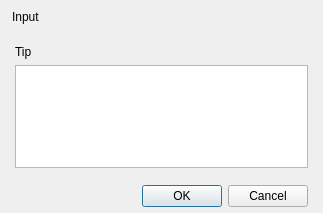
<?xml version="1.0" encoding="UTF-8"?>
<ui version="4.0">
 <class>PlainTextInput</class>
 <widget class="QDialog" name="PlainTextInput">
  <property name="geometry">
   <rect>
    <x>0</x>
    <y>0</y>
    <width>323</width>
    <height>213</height>
   </rect>
  </property>
  <property name="windowTitle">
   <string>PlainTextInput</string>
  </property>
  <layout class="QVBoxLayout" name="verticalLayoutMain" stretch="0,1,0">
   <property name="spacing">
    <number>0</number>
   </property>
   <property name="leftMargin">
    <number>0</number>
   </property>
   <property name="topMargin">
    <number>0</number>
   </property>
   <property name="rightMargin">
    <number>0</number>
   </property>
   <property name="bottomMargin">
    <number>0</number>
   </property>
   <item>
    <widget class="QWidget" name="titlebar" native="true">
     <property name="sizePolicy">
      <sizepolicy hsizetype="Expanding" vsizetype="Expanding">
       <horstretch>0</horstretch>
       <verstretch>0</verstretch>
      </sizepolicy>
     </property>
     <property name="minimumSize">
      <size>
       <width>0</width>
       <height>33</height>
      </size>
     </property>
     <property name="maximumSize">
      <size>
       <width>16777215</width>
       <height>33</height>
      </size>
     </property>
     <layout class="QHBoxLayout" name="horizontalLayout_11">
      <property name="spacing">
       <number>0</number>
      </property>
      <property name="leftMargin">
       <number>0</number>
      </property>
      <property name="topMargin">
       <number>0</number>
      </property>
      <property name="rightMargin">
       <number>0</number>
      </property>
      <property name="bottomMargin">
       <number>0</number>
      </property>
      <item>
       <widget class="QWidget" name="titlewidget" native="true">
        <property name="sizePolicy">
         <sizepolicy hsizetype="Expanding" vsizetype="Expanding">
          <horstretch>0</horstretch>
          <verstretch>0</verstretch>
         </sizepolicy>
        </property>
        <layout class="QHBoxLayout" name="horizontalLayout_10">
         <property name="spacing">
          <number>0</number>
         </property>
         <property name="leftMargin">
          <number>12</number>
         </property>
         <property name="topMargin">
          <number>0</number>
         </property>
         <property name="rightMargin">
          <number>0</number>
         </property>
         <property name="bottomMargin">
          <number>0</number>
         </property>
         <item>
          <widget class="QLabel" name="title">
           <property name="sizePolicy">
            <sizepolicy hsizetype="Expanding" vsizetype="Expanding">
             <horstretch>0</horstretch>
             <verstretch>0</verstretch>
            </sizepolicy>
           </property>
           <property name="text">
            <string>Input</string>
           </property>
          </widget>
         </item>
        </layout>
       </widget>
      </item>
      <item>
       <spacer name="horizontalSpacer">
        <property name="orientation">
         <enum>Qt::Horizontal</enum>
        </property>
        <property name="sizeHint" stdset="0">
         <size>
          <width>233</width>
          <height>2</height>
         </size>
        </property>
       </spacer>
      </item>
      <item>
       <layout class="QVBoxLayout" name="verticalLayout_6">
        <property name="spacing">
         <number>0</number>
        </property>
        <property name="leftMargin">
         <number>0</number>
        </property>
        <property name="topMargin">
         <number>0</number>
        </property>
        <property name="rightMargin">
         <number>0</number>
        </property>
        <property name="bottomMargin">
         <number>0</number>
        </property>
        <item>
         <layout class="QHBoxLayout" name="horizontalLayout_6">
          <property name="spacing">
           <number>0</number>
          </property>
          <property name="leftMargin">
           <number>0</number>
          </property>
          <property name="topMargin">
           <number>0</number>
          </property>
          <property name="rightMargin">
           <number>0</number>
          </property>
          <property name="bottomMargin">
           <number>0</number>
          </property>
          <item>
           <widget class="QPushButton" name="btnClose">
            <property name="sizePolicy">
             <sizepolicy hsizetype="Expanding" vsizetype="Expanding">
              <horstretch>0</horstretch>
              <verstretch>0</verstretch>
             </sizepolicy>
            </property>
            <property name="focusPolicy">
             <enum>Qt::NoFocus</enum>
            </property>
            <property name="text">
             <string/>
            </property>
            <property name="flat">
             <bool>true</bool>
            </property>
           </widget>
          </item>
         </layout>
        </item>
        <item>
         <spacer name="verticalSpacer_4">
          <property name="orientation">
           <enum>Qt::Vertical</enum>
          </property>
          <property name="sizeType">
           <enum>QSizePolicy::Expanding</enum>
          </property>
          <property name="sizeHint" stdset="0">
           <size>
            <width>0</width>
            <height>1</height>
           </size>
          </property>
         </spacer>
        </item>
       </layout>
      </item>
     </layout>
    </widget>
   </item>
   <item>
    <widget class="QWidget" name="centralPanel" native="true">
     <layout class="QVBoxLayout" name="verticalLayout" stretch="0,1">
      <property name="leftMargin">
       <number>15</number>
      </property>
      <property name="topMargin">
       <number>12</number>
      </property>
      <property name="rightMargin">
       <number>15</number>
      </property>
      <property name="bottomMargin">
       <number>12</number>
      </property>
      <item>
       <widget class="QLabel" name="labelTip">
        <property name="text">
         <string>Tip</string>
        </property>
       </widget>
      </item>
      <item>
       <widget class="QPlainTextEdit" name="input"/>
      </item>
     </layout>
    </widget>
   </item>
   <item>
    <widget class="QWidget" name="bottomBar" native="true">
     <property name="minimumSize">
      <size>
       <width>0</width>
       <height>33</height>
      </size>
     </property>
     <property name="maximumSize">
      <size>
       <width>16777215</width>
       <height>33</height>
      </size>
     </property>
     <layout class="QHBoxLayout" name="horizontalLayout">
      <property name="leftMargin">
       <number>0</number>
      </property>
      <property name="topMargin">
       <number>0</number>
      </property>
      <property name="rightMargin">
       <number>15</number>
      </property>
      <property name="bottomMargin">
       <number>0</number>
      </property>
      <item>
       <spacer name="horizontalSpacer_2">
        <property name="orientation">
         <enum>Qt::Horizontal</enum>
        </property>
        <property name="sizeHint" stdset="0">
         <size>
          <width>40</width>
          <height>20</height>
         </size>
        </property>
       </spacer>
      </item>
      <item>
       <widget class="QPushButton" name="pushButtonOK">
        <property name="minimumSize">
         <size>
          <width>75</width>
          <height>0</height>
         </size>
        </property>
        <property name="text">
         <string>OK</string>
        </property>
       </widget>
      </item>
      <item>
       <widget class="QPushButton" name="pushButtonCancel">
        <property name="minimumSize">
         <size>
          <width>75</width>
          <height>0</height>
         </size>
        </property>
        <property name="text">
         <string>Cancel</string>
        </property>
       </widget>
      </item>
     </layout>
    </widget>
   </item>
  </layout>
 </widget>
 <layoutdefault spacing="6" margin="11"/>
 <resources>
  <include location="../inst.qrc"/>
 </resources>
 <connections/>
</ui>
